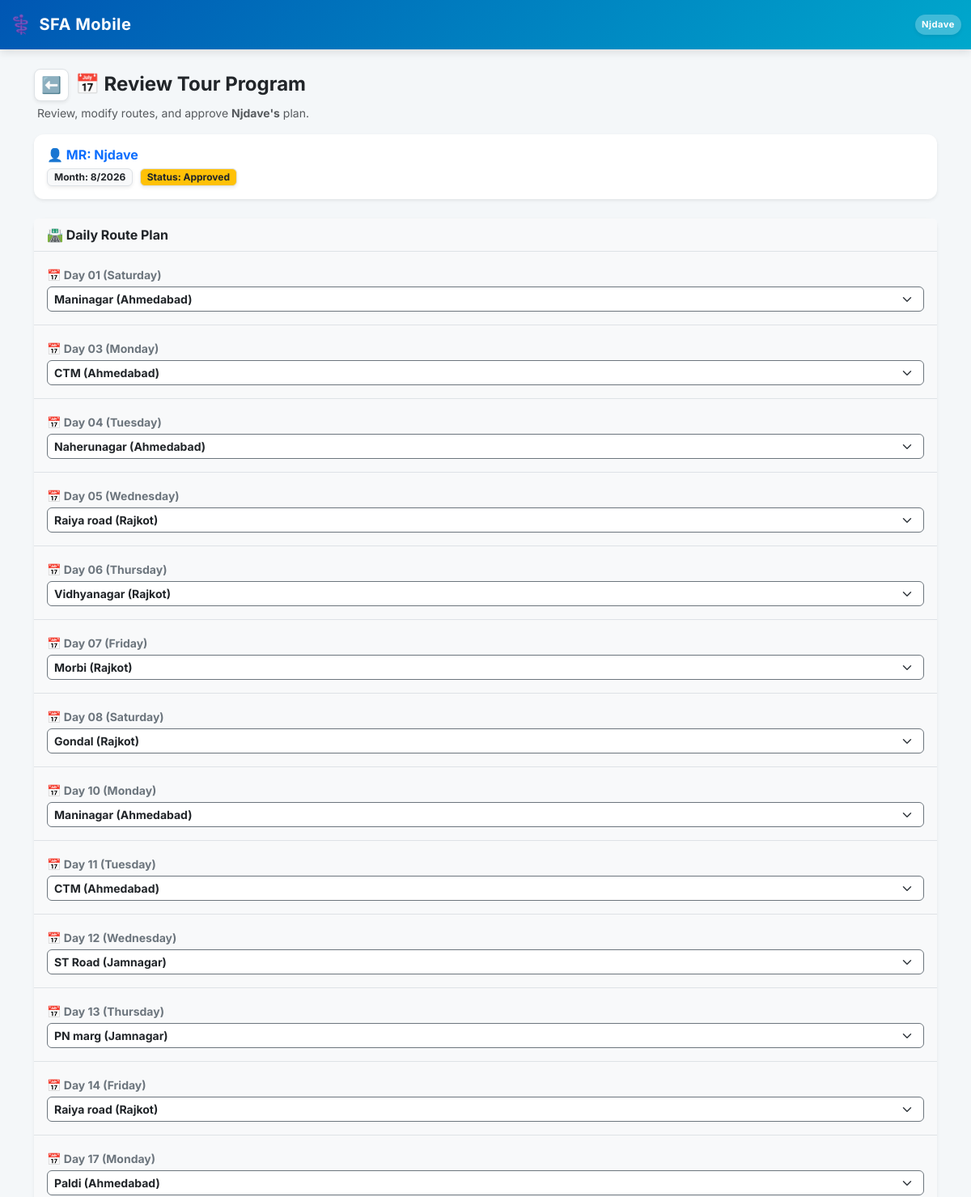
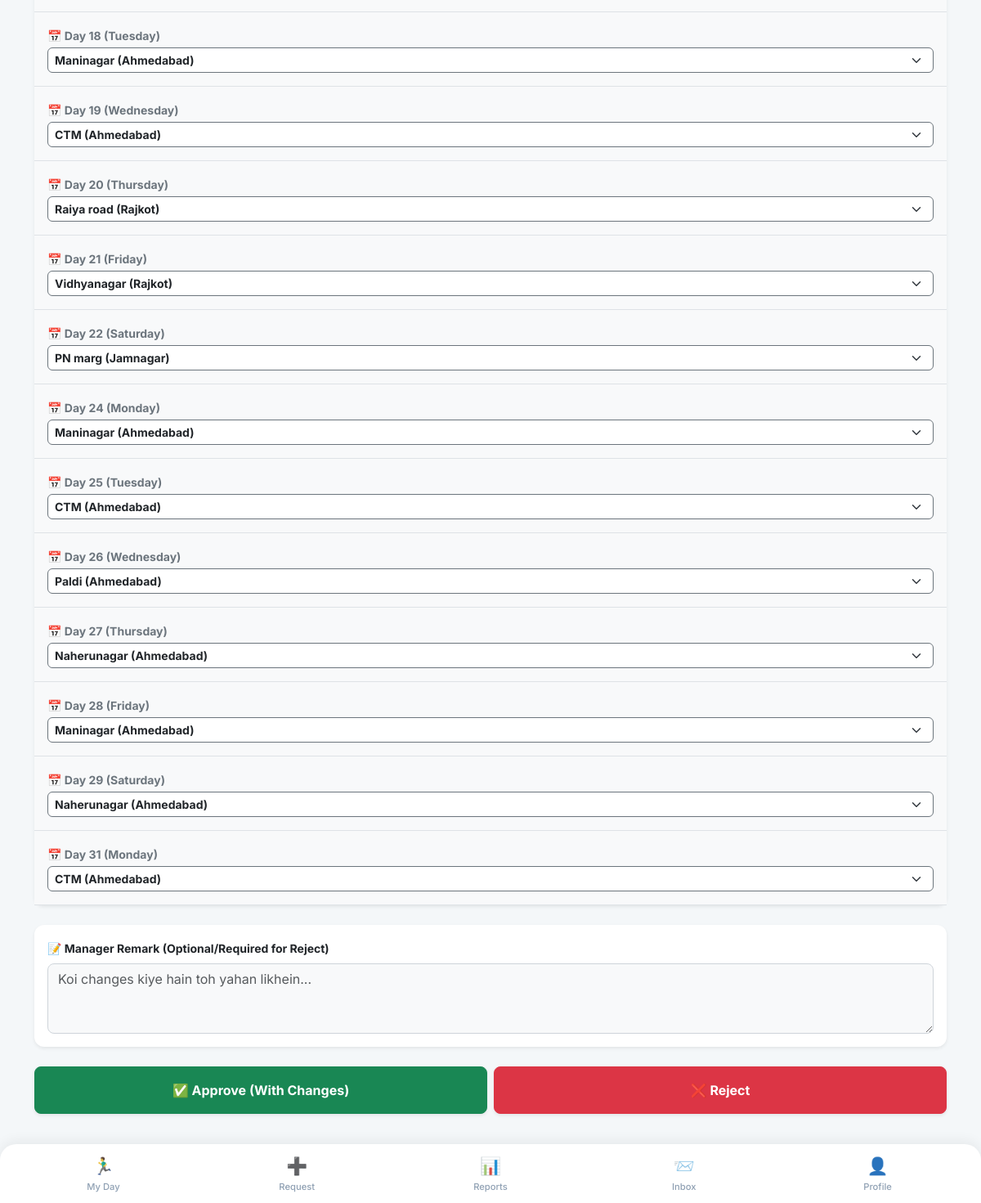
/approvals/mtp/18/ (signed in), run on the app's committed database (2 pictures, top to bottom).
### SFA/models.py (models this page shows, shortened)
class Employee(models.Model):
    user = models.OneToOneField(User, on_delete=models.CASCADE, null=True, blank=True)
    company = models.ForeignKey(Company, on_delete=models.PROTECT, related_name='employees') # Already Correct
    DESIGNATION_CHOICES = [
        ('MR', 'Medical Representative'),
        ('ABM', 'Area Business Manager'),
        ('RBM', 'Regional Business Manager'),
        ('ZBM', 'Zonal Business Manager'),
        ('NSM', 'National Sales Manager'),
        ('Admin', 'System Administrator'),
    ]
    name = models.CharField(max_length=100)
    employee_code = models.CharField(max_length=50, unique=True)
    designation = models.CharField(max_length=5, choices=DESIGNATION_CHOICES, default='MR')
    manager = models.ForeignKey('self', on_delete=models.SET_NULL, null=True, blank=True, related_name='subordinates')
    headquarter = models.ForeignKey(Territory, on_delete=models.SET_NULL, null=True, blank=True)
    phone = models.CharField(max_length=15)
    joining_date = models.DateField(default=timezone.now, help_text="Employee ki company join karne ki date. DCR calendar is date se aage hi banega, pehle ka nahi.")
    photo = models.ImageField(upload_to='employee_photos/', blank=True, null=True, help_text="Employee ki profile photo")
    address = models.TextField(blank=True, null=True, help_text="Employee ka home address")
    is_active = models.BooleanField(default=True, help_text="False matlab ye employee company chhod chuka hai ya inactive hai.")
    leaving_date = models.DateField(null=True, blank=True, help_text="Employee ke company chhodne ki tareekh.")
    dob = models.DateField(null=True, blank=True, verbose_name="Date of Birth")
    anniversary = models.DateField(null=True, blank=True, verbose_name="Marriage Anniversary")
    blood_group = models.CharField(max_length=10, blank=True, null=True)
    emergency_contact = models.CharField(max_length=15, blank=True, null=True)
    permanent_address = models.TextField(blank=True, null=True)
    father_name = models.CharField(max_length=100, blank=True, null=True)
    father_dob = models.DateField(null=True, blank=True)
    father_mobile = models.CharField(max_length=15, blank=True, null=True)
    father_occupation = models.CharField(max_length=100, blank=True, null=True)
    mother_name = models.CharField(max_length=100, blank=True, null=True)
    mother_dob = models.DateField(null=True, blank=True)
    mother_mobile = models.CharField(max_length=15, blank=True, null=True)
    mother_occupation = models.CharField(max_length=100, blank=True, null=True)
    spouse_name = models.CharField(max_length=100, blank=True, null=True)
    spouse_dob = models.DateField(null=True, blank=True)
    spouse_mobile = models.CharField(max_length=15, blank=True, null=True)
    spouse_occupation = models.CharField(max_length=100, blank=True, null=True)
    child1_name = models.CharField(max_length=100, blank=True, null=True)
    child1_dob = models.DateField(null=True, blank=True)
    child2_name = models.CharField(max_length=100, blank=True, null=True)
    child2_dob = models.DateField(null=True, blank=True)
    EMPLOYMENT_STATUS_CHOICES = [
        ('active', 'Active'),
        ('resigned', 'Resigned'),
        ('retired', 'Retired'),
        ('transferred', 'Transferred'),
        ('terminated', 'Terminated'),
        ('vacant', 'Vacant (Placeholder)'),   # 🌟 Dummy employee jab tak naya MR na aaye
        ('archived', 'Archived (Old Dummy)'), # 🌟 Dummy jiska kaam ho gaya, naye employee ko sab de diya
    ]
    employment_status = models.CharField(
        max_length=15, choices=EMPLOYMENT_STATUS_CHOICES, default='active',
        help_text="is_active sirf access/login control karta hai; ye field WAJAH/reason batata hai."
    )
    is_placeholder = models.BooleanField(
        default=False,
        help_text="True = ye ek 'Vacant_<HQ>' dummy employee hai, asli insaan nahi. Joint Work me normal employee jaisa hi treat hota hai (use individual hi maana jayega)."
    )

class MonthlyTourProgram(models.Model):
    STATUS_CHOICES = (('Draft', 'Draft'), ('Pending', 'Pending Approval'), ('Approved', 'Approved'), ('Rejected', 'Rejected'))
    employee = models.ForeignKey(Employee, on_delete=models.CASCADE)
    month = models.IntegerField()
    year = models.IntegerField()
    status = models.CharField(max_length=20, choices=STATUS_CHOICES, default='Draft')
    manager_remark = models.TextField(blank=True, null=True)
    is_modified = models.BooleanField(default=False)
    created_at = models.DateTimeField(auto_now_add=True)
    class Meta: unique_together = ('employee', 'month', 'year')

class DailyTourPlan(models.Model):
    mtp = models.ForeignKey(MonthlyTourProgram, on_delete=models.CASCADE, related_name='daily_plans')
    date = models.DateField()
    route = models.ForeignKey(Route, on_delete=models.CASCADE)
    class Meta: unique_together = ('mtp', 'date')

class Route(models.Model):
    STATUS_CHOICES = (('Pending', 'Pending Approval'), ('Approved', 'Approved'), ('Rejected', 'Rejected'))
    CATEGORY_CHOICES = [
        ('HQ', 'Headquarter'),
        ('EX_HQ', 'Ex-Headquarter'),
        ('OUTSTATION', 'Outstation'),
    ]
    company = models.ForeignKey(Company, on_delete=models.CASCADE, related_name='routes') # 🌟 CHANGED
    name = models.CharField(max_length=150)
    territory = models.ForeignKey(Territory, on_delete=models.CASCADE)
    category = models.CharField(max_length=15, choices=CATEGORY_CHOICES, default='HQ')
    distance_from_hq = models.DecimalField(max_digits=6, decimal_places=1, default=0.0, help_text="Distance in KM from HQ")
    requested_by = models.ForeignKey('Employee', on_delete=models.SET_NULL, null=True, blank=True, related_name='requested_routes')
    status = models.CharField(max_length=20, choices=STATUS_CHOICES, default='Pending')

### SFA/views/masters.py (the view, shortened to what this page needs)
# urls.py: path('approvals/mtp/<int:mtp_id>/', views.review_mtp_view, name='review_mtp'),
@employee_required
def review_mtp_view(request, employee, mtp_id):
    manager = employee
    mtp = get_object_or_404(MonthlyTourProgram, id=mtp_id)
    if mtp.employee not in get_full_team_employees(manager) and manager.designation != 'NSM':
        return redirect('manager_approvals')
    daily_plans = mtp.daily_plans.all().order_by('date')
    return render(request, 'review_mtp.html', {'mtp': mtp, 'daily_plans': daily_plans, 'all_routes': Route.objects.filter(company=employee.company)})

### SFA/context_processors.py (called while the page is built)
def notification_counts(request):
    if request.user.is_authenticated and hasattr(request.user, 'employee'):
        employee = request.user.employee
        return {
            'unread_notif_count': SystemNotification.objects.filter(
                employee=employee, is_read=False
            ).count(),
            'unread_msg_count': DirectMessage.objects.filter(
                receiver=employee, is_read=False
            ).count(),
        }
    return {
        'unread_notif_count': 0,
        'unread_msg_count': 0,
    }

### SFA/services/team.py (called while the page is built)
def get_full_team_employees(employee, include_inactive=False):
    team_ids = {employee.id}
    managers_to_check = [employee.id]
    while managers_to_check:
        subs_qs = Employee.objects.filter(manager_id__in=managers_to_check)
        if not include_inactive:
            subs_qs = subs_qs.filter(is_active=True)
        subs = list(subs_qs.values_list('id', flat=True))
        if not subs:
            break
        managers_to_check = subs
        team_ids.update(subs)
    qs = Employee.objects.filter(id__in=team_ids)
    if not include_inactive:
        qs = qs.filter(is_active=True)
    return qs

### SFA/templates/review_mtp.html (shortened to what this page needs)
{% extends 'base.html' %}
{% block content %}
<div class="container-fluid p-0 mb-4">
    <div class="d-flex align-items-center gap-2 mb-1">
        <a href="{% url 'manager_approvals' %}" class="btn btn-light shadow-sm btn-sm px-2.5 py-1 rounded-3 border bg-white text-secondary">
            <span class="fs-5 fw-bold">⬅️</span>
        </a>
        <h4 class="fw-bold text-dark mb-0">📅 Review Tour Program</h4>
    </div>
    <small class="text-muted d-block mb-3 ps-1">
        Review, modify routes, and approve <b>{{ mtp.employee.name }}'s</b> plan.
    </small>
    <div class="card border-0 shadow-sm mb-4 bg-white" style="border-left: 4px solid #6f42c1;">
        <div class="card-body p-3">
            <h6 class="fw-bold text-primary mb-1">👤 MR: {{ mtp.employee.name }}</h6>
            <span class="badge bg-light text-dark border px-2 py-1 fw-bold shadow-sm">
                Month: {{ mtp.month }}/{{ mtp.year }}
            </span>
            <span class="badge bg-warning text-dark border px-2 py-1 fw-bold shadow-sm ms-1">
                Status: {{ mtp.status }}
            </span>
        </div>
    </div>
    <form method="POST">
        <div class="card border-0 shadow-sm mb-4 bg-white">
            <div class="card-header bg-light border-bottom py-2 px-3 fw-bold text-dark">
                🛣️ Daily Route Plan
            </div>
            <div class="card-body p-0">
                <div class="list-group list-group-flush">
                    {% for dp in daily_plans %}
                    <div class="list-group-item p-3 bg-light border-bottom">
                        <label class="form-label small fw-bold text-secondary mb-1">
                            📅 Day {{ dp.date|date:"d" }} ({{ dp.date|date:"l" }})
                        </label>
                        <select name="route_{{ dp.id }}" class="form-select form-select-sm fw-bold border-secondary shadow-none" style="border-radius: 6px;">
                            {% for r in all_routes %}
                                <option value="{{ r.id }}" {% if r.id == dp.route.id %}selected{% endif %}>
                                    {{ r.name }} ({{ r.territory.name }})
                                </option>
                            {% endfor %}
                        </select>
                    </div>
                    {% endfor %}
                </div>
            </div>
        </div>
        <div class="card border-0 shadow-sm mb-4 bg-white">
            <div class="card-body p-3">
                <label class="form-label fw-bold small text-dark mb-2">📝 Manager Remark (Optional/Required for Reject)</label>
                <textarea name="manager_remark" rows="3" class="form-control bg-light" placeholder="Koi changes kiye hain toh yahan likhein..."></textarea>
            </div>
        </div>
        <div class="d-flex gap-2">
            <button type="submit" name="action" value="Approve" class="btn btn-success py-3 fw-bold shadow-sm w-100" style="border-radius: 8px;">
                ✅ Approve (With Changes)
            </button>
            <button type="submit" name="action" value="Reject" class="btn btn-danger py-3 fw-bold shadow-sm w-100" style="border-radius: 8px;" onclick="return confirm('Kiya aap sach me is MTP ko reject karna chahte hain?');">
                ❌ Reject
            </button>
        </div>
    </form>
</div>
{% endblock %}

### SFA/templates/base.html (shortened to what this page needs)
<!DOCTYPE html>
<html lang="en">
<head>
    <link href="https://cdn.jsdelivr.net/npm/bootstrap@5.3.0/dist/css/bootstrap.min.css" rel="stylesheet">
    <link href="https://cdn.jsdelivr.net/npm/bootstrap-icons@1.11.0/font/bootstrap-icons.css" rel="stylesheet">
</head>
<body>
    <nav class="navbar navbar-dark navbar-custom sticky-top">
        <div class="container-fluid py-1">
            <span class="navbar-brand mb-0 h1 d-flex align-items-center gap-2">
                <span style="font-size: 1.4rem;">⚕️</span> SFA Mobile
            </span>
            <div class="d-flex align-items-center gap-3">
                <span class="text-white fw-bold bg-white bg-opacity-25 px-2 py-1 rounded-pill shadow-sm" style="font-size: 0.70rem; letter-spacing: 0.5px;">
                    {{ request.user.employee.name|default:"Guest"|truncatechars:10 }}
                </span>
            </div>
        </div>
    </nav>
    <div class="container mt-4 mb-4">
        {% block content %}
        {% endblock %}
    </div>
    <div class="fixed-bottom bottom-nav d-flex justify-content-between align-items-center">
        {% if request.user.employee.designation != 'Admin' and request.user.employee.designation != 'System Administrator' %}
        <a href="{% url 'mr_dashboard' %}" class="nav-item {% if request.resolver_match.url_name == 'mr_dashboard' or request.resolver_match.url_name == 'day_start' or request.resolver_match.url_name == 'day_end' %}active{% endif %}">
            <span class="nav-icon">🏃‍♂️</span>My Day
        </a>
        {% endif %}
        <a href="{% url 'request_hub' %}" class="nav-item {% if request.resolver_match.url_name == 'request_hub' %}active{% endif %}">
            <span class="nav-icon">➕</span>Request
        </a>
        <a href="{% url 'view_hub' %}" class="nav-item {% if request.resolver_match.url_name == 'view_hub' or request.resolver_match.url_name == 'dcr_report' %}active{% endif %}">
            <span class="nav-icon">📊</span>Reports
        </a>
        <a href="{% url 'web_inbox' %}" class="nav-item {% if request.resolver_match.url_name == 'web_inbox' or request.resolver_match.url_name == 'web_compose' %}active{% endif %}">
            <span class="nav-icon">📨</span>Inbox
        </a>
        <a href="{% url 'profile' %}" class="nav-item {% if request.resolver_match.url_name == 'profile' %}active{% endif %}">
            <span class="nav-icon">👤</span>Profile
        </a>
    </div>
</body>
</html>

### SFA/templates/base.html (style rules this page uses)
:root { --pharma-primary: #0056b3; --pharma-secondary: #00a8cc; --bg-light: #f4f7f9; }
body { font-family: 'Inter', sans-serif; background-color: var(--bg-light); padding-bottom: 85px; }
.navbar-custom { background: linear-gradient(135deg, var(--pharma-primary), var(--pharma-secondary)); box-shadow: 0 4px 10px rgba(0,0,0,0.1); }
.navbar-brand { font-weight: 700; letter-spacing: 0.5px; }
.card { border: none !important; border-radius: 12px; box-shadow: 0 4px 12px rgba(0, 0, 0, 0.05); }
.form-control, .form-select { border-radius: 8px; border: 1px solid #ced4da; }
.bottom-nav { background-color: #ffffff; border-top-left-radius: 20px; border-top-right-radius: 20px; box-shadow: 0 -4px 15px rgba(0,0,0,0.06); padding: 5px 8px; }
.nav-item { text-align: center; flex: 1; padding: 6px 0; color: #8fa0b3; font-size: 0.70rem; font-weight: 500; text-decoration: none; border-radius: 12px; transition: all 0.3s ease; }
.nav-icon { font-size: 1.3rem; display: block; margin-bottom: 2px; filter: grayscale(20%); }

### data on the page
MonthlyTourProgram: employee.name "Njdave", month "8", year "2026", status "Approved"
DailyTourPlan: date "01", date "Saturday", route+id "Maninagar (Ahmedabad)"
DailyTourPlan: date "03", date "Monday", route+id "CTM (Ahmedabad)"
DailyTourPlan: date "04", date "Tuesday", route+id "Naherunagar (Ahmedabad)"
DailyTourPlan: date "05", date "Wednesday", route+id "Raiya road (Rajkot)"
DailyTourPlan: date "06", date "Thursday", route+id "Vidhyanagar (Rajkot)"
DailyTourPlan: date "07", date "Friday", route+id "Morbi (Rajkot)"
DailyTourPlan: date "08", date "Saturday", route+id "Gondal (Rajkot)"
DailyTourPlan: date "10", date "Monday", route+id "Maninagar (Ahmedabad)"
DailyTourPlan: date "11", date "Tuesday", route+id "CTM (Ahmedabad)"
DailyTourPlan: date "12", date "Wednesday", route+id "ST Road (Jamnagar)"
DailyTourPlan: date "13", date "Thursday", route+id "PN marg (Jamnagar)"
DailyTourPlan: date "14", date "Friday", route+id "Raiya road (Rajkot)"
DailyTourPlan: date "17", date "Monday", route+id "Paldi (Ahmedabad)"
DailyTourPlan: date "18", date "Tuesday", route+id "Maninagar (Ahmedabad)"
DailyTourPlan: date "19", date "Wednesday", route+id "CTM (Ahmedabad)"
DailyTourPlan: date "20", date "Thursday", route+id "Raiya road (Rajkot)"
DailyTourPlan: date "21", date "Friday", route+id "Vidhyanagar (Rajkot)"
DailyTourPlan: date "22", date "Saturday", route+id "PN marg (Jamnagar)"
DailyTourPlan: date "24", date "Monday", route+id "Maninagar (Ahmedabad)"
DailyTourPlan: date "25", date "Tuesday", route+id "CTM (Ahmedabad)"
DailyTourPlan: date "26", date "Wednesday", route+id "Paldi (Ahmedabad)"
DailyTourPlan: date "27", date "Thursday", route+id "Naherunagar (Ahmedabad)"
DailyTourPlan: date "28", date "Friday", route+id "Maninagar (Ahmedabad)"
DailyTourPlan: date "29", date "Saturday", route+id "Naherunagar (Ahmedabad)"
DailyTourPlan: date "31", date "Monday", route+id "CTM (Ahmedabad)"

### other printed values
{{ request.user.employee.name|default:"Guest"|truncatechars:10 }} "Njdave"
